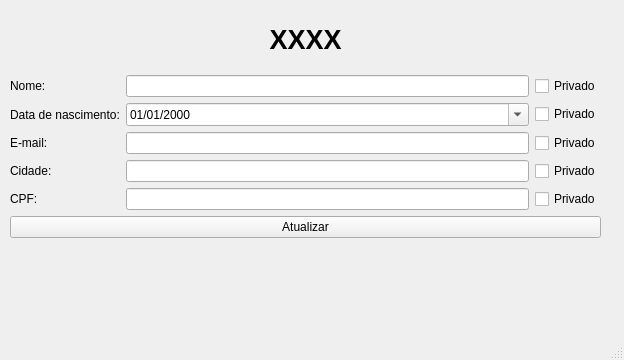
<?xml version="1.0" encoding="UTF-8"?>
<ui version="4.0">
 <class>MainWindow</class>
 <widget class="QMainWindow" name="MainWindow">
  <property name="geometry">
   <rect>
    <x>0</x>
    <y>0</y>
    <width>624</width>
    <height>360</height>
   </rect>
  </property>
  <property name="windowTitle">
   <string>MainWindow</string>
  </property>
  <widget class="QWidget" name="centralwidget">
   <widget class="QWidget" name="gridLayoutWidget">
    <property name="geometry">
     <rect>
      <x>10</x>
      <y>10</y>
      <width>591</width>
      <height>293</height>
     </rect>
    </property>
    <layout class="QGridLayout" name="gridLayout">
     <item row="5" column="0">
      <widget class="QLabel" name="cpfLabel">
       <property name="text">
        <string>CPF:</string>
       </property>
      </widget>
     </item>
     <item row="1" column="0">
      <widget class="QLabel" name="nameLabel">
       <property name="text">
        <string>Nome:</string>
       </property>
      </widget>
     </item>
     <item row="5" column="1">
      <widget class="QLineEdit" name="cpfLineEdit"/>
     </item>
     <item row="5" column="2">
      <widget class="QCheckBox" name="cpfcheckBox">
       <property name="text">
        <string>Privado</string>
       </property>
      </widget>
     </item>
     <item row="3" column="0">
      <widget class="QLabel" name="emailLabel">
       <property name="text">
        <string>E-mail:</string>
       </property>
      </widget>
     </item>
     <item row="6" column="0" colspan="3">
      <widget class="QPushButton" name="pushButton">
       <property name="text">
        <string>Atualizar</string>
       </property>
      </widget>
     </item>
     <item row="3" column="1">
      <widget class="QLineEdit" name="emailLineEdit"/>
     </item>
     <item row="2" column="0">
      <widget class="QLabel" name="bornLabel">
       <property name="text">
        <string>Data de nascimento:</string>
       </property>
      </widget>
     </item>
     <item row="4" column="2">
      <widget class="QCheckBox" name="citycheckBox">
       <property name="text">
        <string>Privado</string>
       </property>
      </widget>
     </item>
     <item row="4" column="0">
      <widget class="QLabel" name="cityLabel">
       <property name="text">
        <string>Cidade:</string>
       </property>
      </widget>
     </item>
     <item row="3" column="2">
      <widget class="QCheckBox" name="emailcheckBox">
       <property name="text">
        <string>Privado</string>
       </property>
      </widget>
     </item>
     <item row="2" column="2">
      <widget class="QCheckBox" name="borncheckBox">
       <property name="text">
        <string>Privado</string>
       </property>
      </widget>
     </item>
     <item row="4" column="1">
      <widget class="QLineEdit" name="cityLineEdit"/>
     </item>
     <item row="1" column="2">
      <widget class="QCheckBox" name="namecheckBox">
       <property name="text">
        <string>Privado</string>
       </property>
      </widget>
     </item>
     <item row="1" column="1">
      <widget class="QLineEdit" name="nameLineEdit">
       <property name="text">
        <string/>
       </property>
      </widget>
     </item>
     <item row="0" column="0" colspan="3">
      <widget class="QLabel" name="label">
       <property name="font">
        <font>
         <pointsize>20</pointsize>
         <weight>75</weight>
         <bold>true</bold>
        </font>
       </property>
       <property name="text">
        <string>XXXX</string>
       </property>
       <property name="alignment">
        <set>Qt::AlignCenter</set>
       </property>
      </widget>
     </item>
     <item row="2" column="1">
      <widget class="QDateEdit" name="bornLineEdit">
       <property name="displayFormat">
        <string>dd/MM/yyyy</string>
       </property>
       <property name="calendarPopup">
        <bool>true</bool>
       </property>
      </widget>
     </item>
     <item row="7" column="0" colspan="3">
      <widget class="QLabel" name="label_2">
       <property name="text">
        <string/>
       </property>
       <property name="alignment">
        <set>Qt::AlignCenter</set>
       </property>
      </widget>
     </item>
    </layout>
   </widget>
  </widget>
  <widget class="QMenuBar" name="menubar">
   <property name="geometry">
    <rect>
     <x>0</x>
     <y>0</y>
     <width>624</width>
     <height>30</height>
    </rect>
   </property>
  </widget>
  <widget class="QStatusBar" name="statusbar"/>
 </widget>
 <resources/>
 <connections/>
</ui>
